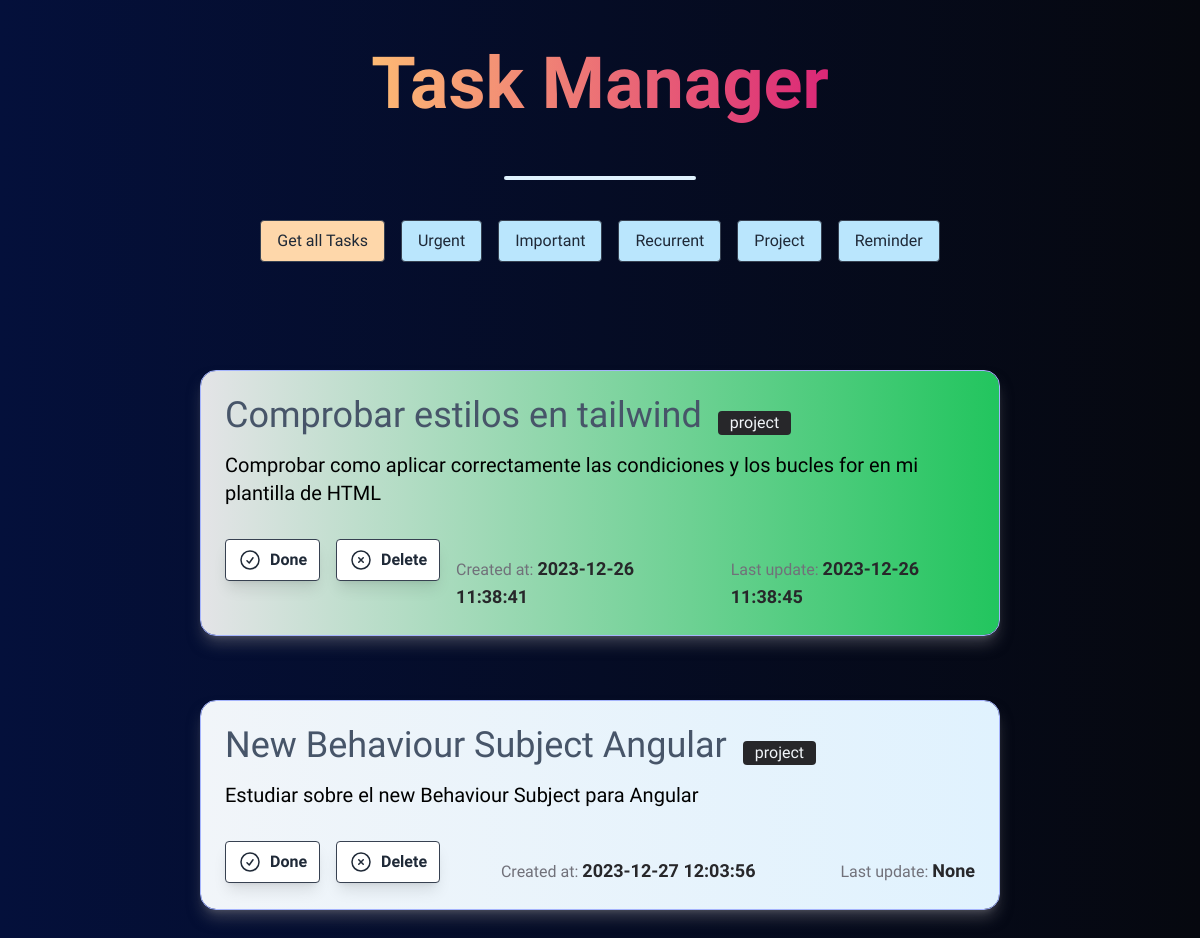
Screenshot of /category/project with the database file from the repository.
### mod_6/task_manager_beta/models.py (models this page shows, shortened)
class Task(db.Base):
    __tablename__ = "tasks"
    __table_args__={ "sqlite_autoincrement" : True}
    task_id = Column(Integer, primary_key=True)
    name = Column(String(100), nullable=False)
    description = Column(String(250))
    category = Column(String, nullable=False)
    is_done = Column(Boolean, nullable=False, default=False)
    created_at = Column(DateTime(timezone=True), server_default=func.now())
    updated_at = Column(DateTime(timezone=True), onupdate=func.now())
    deleted_at = Column(Boolean, nullable=False, default=False) # Manejo de soft-delete

### mod_6/task_manager_beta/main.py (the view)
@app.route("/category/<category>")
def filter_by_category(category: str):
    task_list_by_category = db.session.query(Task).filter(and_(Task.category==category, Task.deleted_at == 0)).all()
    return render_template("category.html", task_list_by_category=task_list_by_category)

### mod_6/task_manager_beta/templates/category.html (shortened to what this page needs)
<!DOCTYPE html>
<html lang="en">
<head>
    <link rel="stylesheet" href="{{url_for('static', filename='main.css')}}">
    <script src="https://cdn.tailwindcss.com"></script>
</head>
<body>
    <main>
        <div class="flex flex-col mb-10">
            <div class="font-black text-7xl text-center mt-12 mb-4">
                <span class="bg-clip-text text-transparent bg-gradient-to-r from-orange-300 to-pink-600 cursor-pointer">Task Manager</span>
            </div>
            <hr class="w-48 h-1 mx-auto my-4 bg-sky-100 border-0 rounded md:my-10 dark:bg-gray-700">
             <div class="flex justify-center gap-x-4">
                 <a href="/"><button class="bg-orange-200 hover:bg-sky-800 text-gray-800 hover:text-slate-100 py-2 px-4 mb-4 border border-gray-700 rounded">Get all Tasks</button></a>
                 <a href="/category/urgent"><button class="bg-sky-200 hover:bg-sky-800 text-gray-800 hover:text-slate-100 py-2 px-4 mb-4 border border-gray-700 rounded">Urgent</button></a>
                 <a href="/category/important"><button class="bg-sky-200 hover:bg-sky-800 text-gray-800 hover:text-slate-100 py-2 px-4 mb-4 border border-gray-700 rounded">Important</button></a>
                 <a href="/category/recurrent"><button class="bg-sky-200 hover:bg-sky-800 text-gray-800 hover:text-slate-100 py-2 px-4 mb-4 border border-gray-700 rounded">Recurrent</button></a>
                 <a href="/category/project"><button class="bg-sky-200 hover:bg-sky-800 text-gray-800 hover:text-slate-100 py-2 px-4 mb-4 border border-gray-700 rounded">Project</button></a>
                 <a href="/category/reminder"><button class="bg-sky-200 hover:bg-sky-800 text-gray-800 hover:text-slate-100 py-2 px-4 mb-4 border border-gray-700 rounded">Reminder</button></a>
             </div>
        </div>
    </main>
    <section>
        <div class="flex justify-center">
        <ul class="tasks-card-list my-5 flex flex-col w-8/12">
            {% for task in task_list_by_category %}
            <li class="my-8 card border border-indigo-300 rounded-2xl shadow-lg shadow-zinc-500/50
            {% if (task.is_done == 1) %} bg-clip-content bg-gradient-to-r from-zinc-200 to-green-500
            {% else %} bg-clip-content bg-gradient-to-r from-slate-100 to-sky-100 {% endif %}">
                <div class="p-6">
                <div class="flex gap-x-4 items-center">
                    <h4 class="text-4xl text-slate-600 mb-4">{{task.name}}</h4>
                    <h6 class="bg-zinc-800 text-slate-100 text-l rounded px-3">{{task.category}}</h6>
                </div>
                <p class="mb-8 text-xl">{{task.description}}</p>
                <div class="flex justify-between">
                    <div class="flex gap-x-4">
                        <a href="/is-done/{{task.task_id}}">
                        <button class="bg-white flex gap-x-2 hover:bg-green-300 text-gray-800 font-semibold py-2 px-3 border border-gray-700 rounded shadow-lg">
                            <svg xmlns="http://www.w3.org/2000/svg" fill="none" viewBox="0 0 24 24" stroke-width="1.5" stroke="currentColor" class="w-6 h-6">
                                <path stroke-linecap="round" stroke-linejoin="round" d="M9 12.75 11.25 15 15 9.75M21 12a9 9 0 1 1-18 0 9 9 0 0 1 18 0Z" />
                            </svg>
                            Done</button></a>
                        <div class="flex">
                            <a href="/soft-delete/{{task.task_id}}">
                            <button class="flex gap-x-2 bg-white hover:bg-pink-500 text-gray-800 font-semibold py-2 px-3 border border-gray-700 rounded shadow-lg">
                                <svg xmlns="http://www.w3.org/2000/svg" fill="none" viewBox="0 0 24 24" stroke-width="1.5" stroke="currentColor" class="w-6 h-6">
                                    <path stroke-linecap="round" stroke-linejoin="round" d="m9.75 9.75 4.5 4.5m0-4.5-4.5 4.5M21 12a9 9 0 1 1-18 0 9 9 0 0 1 18 0Z" />
                                </svg>
                                Delete
                            </button></a>
                        </div>
                    </div>
                    <p class="text-base text-zinc-500 ms-4 pt-4">Created at: <span class="text-lg font-semibold text-zinc-800">{{task.created_at}}</span></p>
                    <p class="text-base text-zinc-500 ms-10 pt-4">Last update: <span class="text-lg font-semibold text-zinc-800">{{task.updated_at}}</span></p>
                </div>
                </div>
            </li>
            {% endfor %}
        </ul>
        </div>
    </section>
</body>
</html>

### mod_6/task_manager_beta/static/main.css (style rules this page uses)
body { background: #000000; background: -webkit-linear-gradient(to right, #04103b, #06080f); background: linear-gradient(to right, #04103b, #06080f); font-family: 'Urbanist', sans-serif; }

### rows the page displays
Task: name "Comprobar estilos en tailwind", category "project", description "Comprobar como aplicar correctamente las condiciones y los bucles for en mi plantilla de HTML", created_at "2023-12-26 11:38:41", updated_at "2023-12-26 11:38:45"
Task: name "New Behaviour Subject Angular", category "project", description "Estudiar sobre el new Behaviour Subject para Angular", created_at "2023-12-27 12:03:56", updated_at "None"
